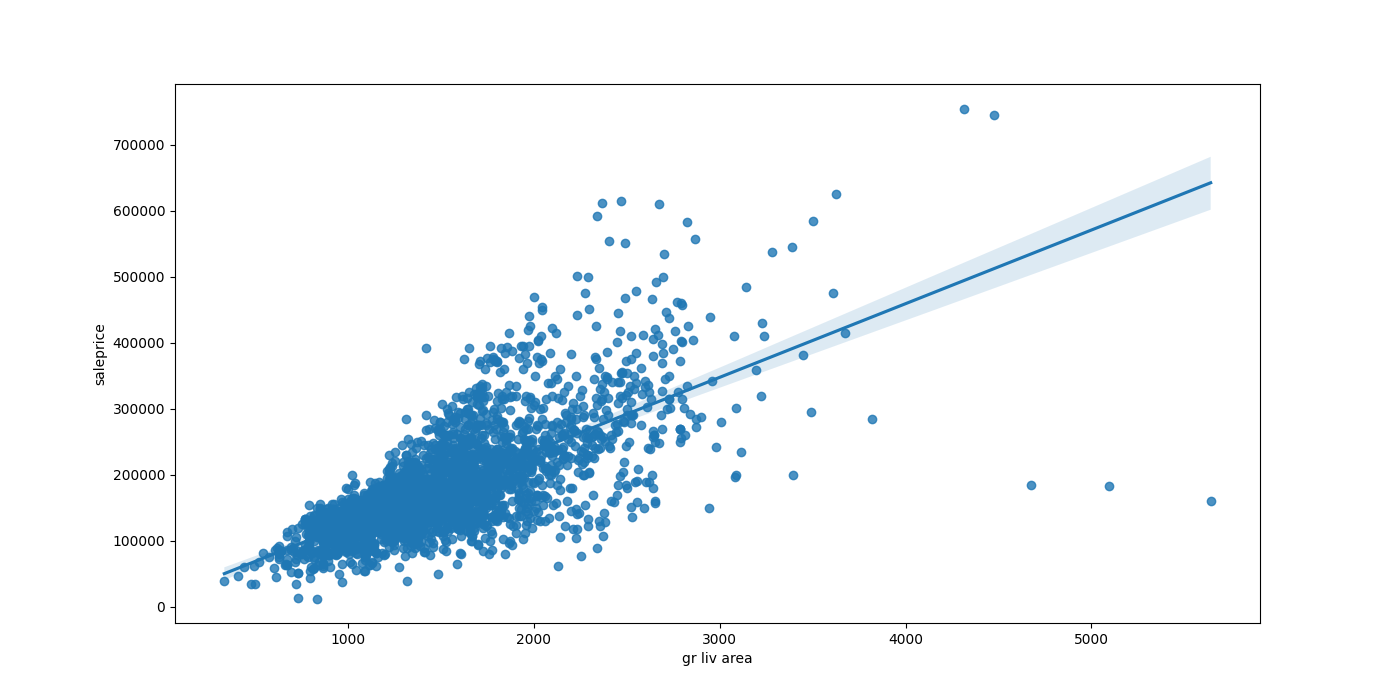

Source code (Python):
from main import df_cleaned
import matplotlib.pyplot as plt
import seaborn as sns
import scipy.stats as stats

plt.figure(figsize=(14,7))
#result=stats.linregress(df_cleaned['gr liv area'],df_cleaned['saleprice'])
#plt.scatter(df_cleaned['gr liv area'],df_cleaned['saleprice'])
#plt.plot(df_cleaned['gr liv area'],result.slope*df_cleaned['gr liv area']+result.intercept)
sns.regplot(data=df_cleaned,x='gr liv area',y='saleprice')
plt.savefig('Reg_GrLiveArea_VS_SalePrice')
plt.show()